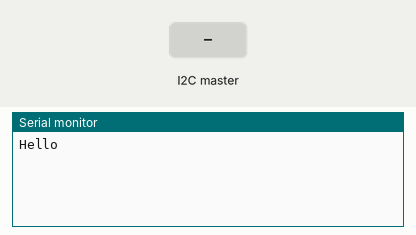
Recording of a sketch running on a simulated Arduino Uno, built with avr-gcc and run on an emulated ATmega328P. Parts: the last lines printed to the serial monitor. The test bench sets the inputs (shaded band).

Above: at 2.2 s.
2.3 s: the I2C master sends the byte 1
At 3.5 s:
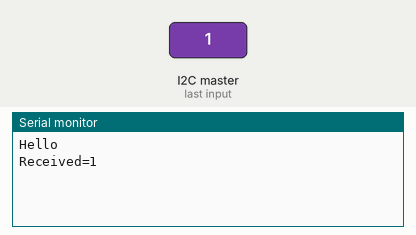
3.8 s: the I2C master sends the byte 0
At 4.8 s:
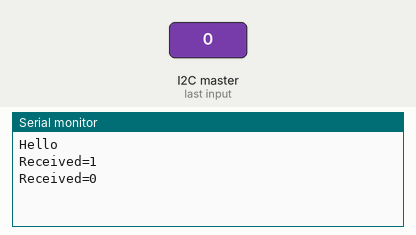

The sketch:

I2C-slave-test.ino
```cpp
#include <Wire.h>

void receiveEvent(int bytes) {
  int speed = Wire.read();    // read one character from the I2C
  Serial.print("Received=");
  Serial.println(speed);
}

void setup() {
  // Start the I2C Bus as Slave on address 9
  Wire.begin(9);
  // Attach a function to trigger when something is received.
  Wire.onReceive(receiveEvent);
  delay(1000);
  Serial.begin(9600);
  Serial.println("Hello");
}

void loop() {
  delay(500);
}
```

Measured:
- after the input at 2.3 s, the serial monitor: prints a new line at once (image 1)
- after the input at 3.8 s, the serial monitor: prints a new line at once (image 2)
